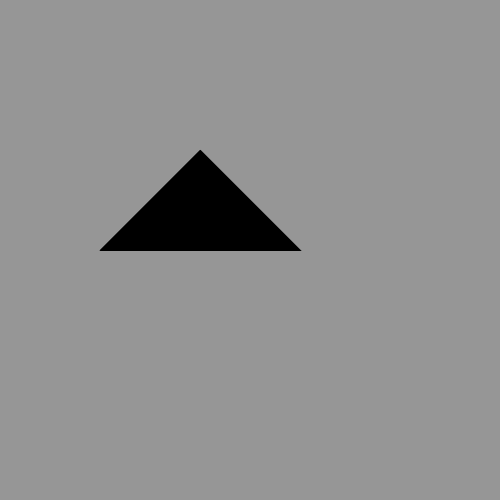
Frame 1 (no input)
Frame 60 (the mouse pressed at the canvas centre just before this capture): identical to frame 1, image omitted
Frame 120 (the mouse held since frame 60 and released just before this capture): identical to frame 1, image omitted

The Processing sketch that drew this single still picture (run headless with seeded random() and noise(); from frame 60 on, the mouse is pressed at the canvas centre):

// Processing sketch: Chapter9Assignment8
// ── Chapter9Assignment8.pde
void setup(){
  size(500,500);
}

void draw(){
  background(150,150,150);
  fill(0);
  tekenDriehoek(100,250,200,150,300,250);
  
}

void tekenDriehoek(int x1, int y1, int x2, int y2, int x3, int y3) {
  triangle(x1,y1,x2,y2,x3,y3);
}
